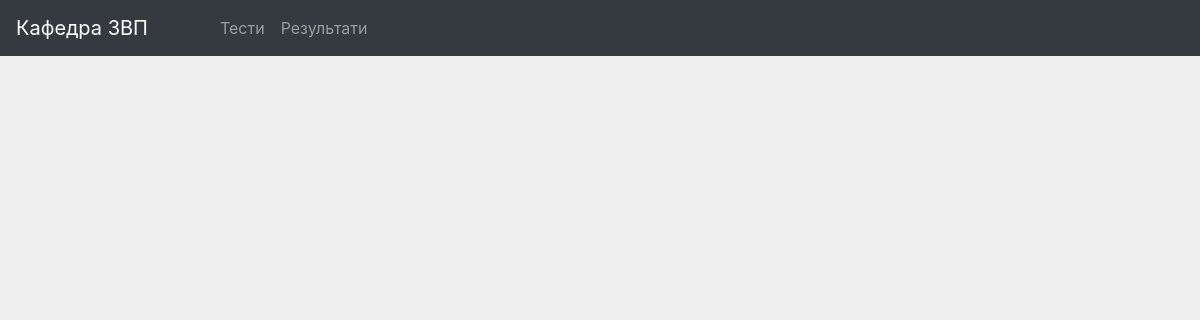
Before: /tests (signed in) with the older database file.
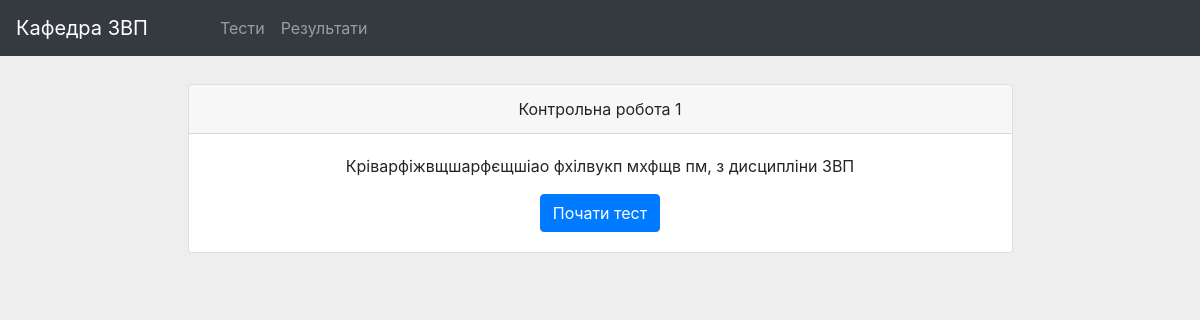
After: the same page with the newer database file.
### quiz_app/models.py (models this page shows, shortened)
class Quiz(models.Model):
    link = 'Редагувати'
    class Meta:
        db_table = 'Quizzes'
        verbose_name = 'Тест'
        verbose_name_plural = 'Тести'
    quiz_title = models.CharField(
        verbose_name='Назва тесту',
        max_length=200,
        blank=False
    )
    quiz_description = models.TextField(
        verbose_name='Опис тесту',
        blank=True, help_text='Опис про тест та його питання'
    )
    quiz_discipline = models.ForeignKey(
        Discipline,
        null=True,
        blank=False,
        verbose_name='Предмет',
        help_text='Предмет з якого складається тест',
        on_delete=models.CASCADE
    )
    quiz_single_attempt = models.BooleanField(
        blank=False,
        default=False,
        help_text='Якщо так, студент матиме лише одну спробу.'
                  'Незареєстрованні студенти не зможуть користуватися тестом (іспитом)',
        verbose_name='Лише одна спроба'
    )

### control_panel/models.py (models this page shows)
class Discipline(models.Model):
    link = 'Редагувати'
    class Meta:
        db_table = 'Disciplines'
        verbose_name = 'Предмет'
        verbose_name_plural = 'Предмети'
    discipline_name = models.CharField(max_length=100, verbose_name="Назва")
    discipline_department_name = models.ForeignKey(Department, on_delete=models.CASCADE, related_name='+',blank=True, null=True, verbose_name="Кафедра")
    def __str__(self):
        return self.discipline_name

### quiz_app/views.py (the view)
# urls.py: url(r'^tests', views.render_tests_page, name='tests'),
@login_required
def render_tests_page(request):
    tests = Quiz.objects.all()
    return render(request, 'quiz_app/tests.html', {'tests': tests})

### templates/quiz_app/tests.html (shortened to what this page needs)
{% extends 'quiz_app/quiz_base.html' %}
{% block content %}
    <div class="container" id="massmedia">
    {% for test in tests %}
        <div class="row">
            <div class="container col-sm-9">
                <div class="card text-center">
                    <div class="card-header">{{ test.quiz_title }}</div>
                    <div class="card-body">
                        <p class="card-text">{{ test.quiz_description }}, з дисципліни {{ test.quiz_discipline }}</p>
                        <a href="/start_quiz&id={{ test.id }}" class="btn btn-primary">Почати тест</a>
                    </div>
                </div>
            </div>
        </div>
    {% endfor %}
    </div>
{% endblock %}

### templates/quiz_app/quiz_base.html (shortened to what this page needs)
<!DOCTYPE html>
<html lang="en">
{% load staticfiles %}
<head>
    <link rel="apple-touch-icon" href=""> {% load staticfiles %}
    <link rel="stylesheet" type="text/css" href='{% static "/bootstrap/css/bootstrap.css" %}'>S
    <link rel="stylesheet" href='{% static "style.css" %}'>
</head>
<body>
    <nav class="navbar navbar-expand-md bg-dark navbar-dark fixed-top">
        <a class="navbar-brand" href="/">
                Кафедра ЗВП
            </a>
        <div class="collapse navbar-collapse ml-5" id="collapsibleNavbar">
            <ul class="navbar-nav">
                <li class="nav-item">
                    <a class="nav-link" href="/tests">Тести</a>
                </li>
                <li class="nav-item">
                    <a class="nav-link" href="/results">Результати</a>
                </li>
            </ul>
        </div>
    </nav>
    <div class="spacer">
    </div>
{% block content %}
{% endblock %}
</body>
</html>

### static/style.css (style rules this page uses)
body { background: #eee !important; }

### templates/quiz_app/quiz_base.html (style rules this page uses)
.spacer { width: 100%; height: 60px; }

Changed rows visible on the page:
added Quiz: quiz_title "Контрольна робота 1", quiz_description "Кріварфіжвщшарфєщшіао фхілвукп мхфщв пм", quiz_discipline "ЗВП"
